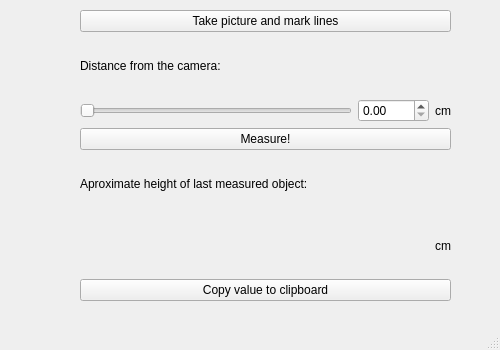
<?xml version="1.0" encoding="UTF-8"?>
<ui version="4.0">
 <class>MeasuringWindow</class>
 <widget class="QMainWindow" name="MeasuringWindow">
  <property name="geometry">
   <rect>
    <x>0</x>
    <y>0</y>
    <width>500</width>
    <height>350</height>
   </rect>
  </property>
  <property name="windowTitle">
   <string>MainWindow</string>
  </property>
  <widget class="QWidget" name="centralwidget">
   <widget class="QWidget" name="">
    <property name="geometry">
     <rect>
      <x>80</x>
      <y>10</y>
      <width>371</width>
      <height>291</height>
     </rect>
    </property>
    <layout class="QGridLayout" name="gridLayout">
     <item row="0" column="0" colspan="3">
      <widget class="QPushButton" name="pushButton">
       <property name="text">
        <string>Take picture and mark lines</string>
       </property>
      </widget>
     </item>
     <item row="1" column="0" colspan="2">
      <widget class="QLabel" name="label_2">
       <property name="text">
        <string>Distance from the camera:</string>
       </property>
      </widget>
     </item>
     <item row="2" column="0">
      <widget class="QSlider" name="horizontalSlider">
       <property name="maximum">
        <number>1000</number>
       </property>
       <property name="orientation">
        <enum>Qt::Horizontal</enum>
       </property>
      </widget>
     </item>
     <item row="2" column="1">
      <widget class="QDoubleSpinBox" name="doubleSpinBox">
       <property name="maximum">
        <double>1000.000000000000000</double>
       </property>
      </widget>
     </item>
     <item row="2" column="2">
      <widget class="QLabel" name="label_4">
       <property name="text">
        <string>cm</string>
       </property>
      </widget>
     </item>
     <item row="3" column="0" colspan="3">
      <widget class="QPushButton" name="pushButton_2">
       <property name="text">
        <string>Measure!</string>
       </property>
      </widget>
     </item>
     <item row="4" column="0" colspan="3">
      <widget class="QLabel" name="label">
       <property name="text">
        <string>Aproximate height of last measured object:</string>
       </property>
      </widget>
     </item>
     <item row="5" column="0" colspan="2">
      <widget class="QLabel" name="measuredValue">
       <property name="text">
        <string/>
       </property>
      </widget>
     </item>
     <item row="5" column="2">
      <widget class="QLabel" name="label_3">
       <property name="text">
        <string>cm</string>
       </property>
      </widget>
     </item>
     <item row="6" column="0" colspan="3">
      <widget class="QPushButton" name="pushButton_3">
       <property name="text">
        <string>Copy value to clipboard</string>
       </property>
      </widget>
     </item>
    </layout>
   </widget>
  </widget>
  <widget class="QMenuBar" name="menubar">
   <property name="geometry">
    <rect>
     <x>0</x>
     <y>0</y>
     <width>500</width>
     <height>20</height>
    </rect>
   </property>
  </widget>
  <widget class="QStatusBar" name="statusbar"/>
 </widget>
 <resources/>
 <connections/>
</ui>
